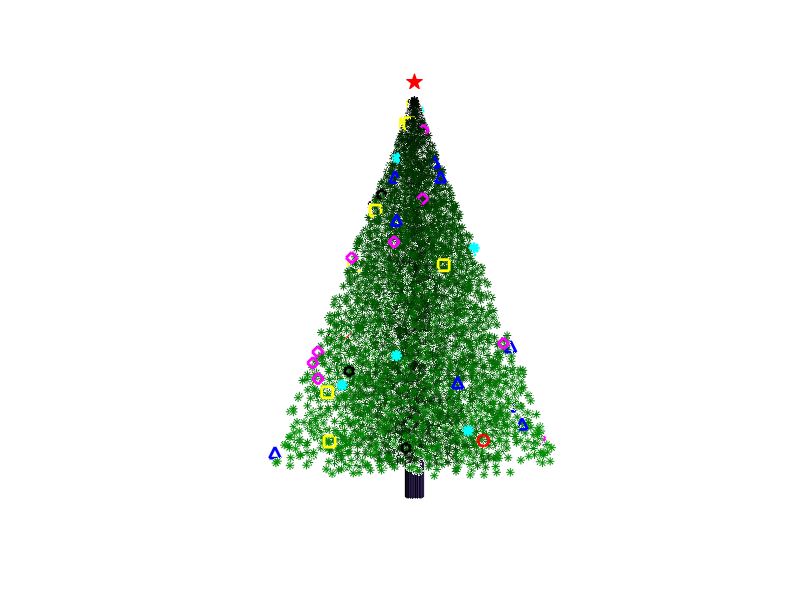

The MATLAB script that drew this image:
clear
clc
close all
figure
hold on

N = 6^5;
c = 50;
k = randi(6,c,1);
l = randperm(N,c);
q = @(x) rand(N,1);
a = q()*2*pi;
z = q();
r = .4*(1-z);
t = q();

x = r.*cos(a);
y = r.*sin(a);
P = {'ro','ys','md','b^','kh','c*'};
scatter3(x.*t,y.*t,z,[],[zeros(N,1) (t.*r).^.6 zeros(N,1)],'*')
plot3(0,0,1.05,'rp','markers',12,'markerf','r')

for i = 1:6
    L = l(k==i);
    plot3(x(L),y(L),z(L),P{i},'markers',8,'linew',2);
end

[X,Y,Z] = cylinder(.025,30);
surf(X,Y,-Z*.1)
view(3, 9), axis equal off

for i = 1:9:c*9
    set(gca,'vie',[i, 9]);
    drawnow
end